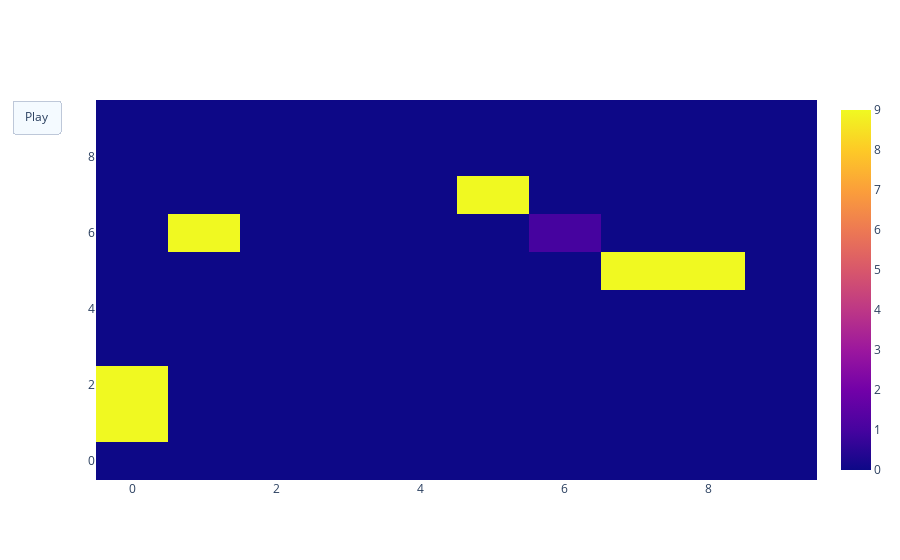

The notebook cell this image was saved under:
### Code cell
fig = go.Figure(data=go.Heatmap(z=heatmaps[0]),
               frames=[go.Frame(data=go.Heatmap(z=heatmaps[i])) for i in range(len(res))])
fig.update_layout(
    updatemenus=[
        dict(type="buttons", visible=True,
        buttons=[dict(label="Play", method="animate", args=[None])]
            )])
fig.show()

### Figure 1 — Plotly figure (JSON) as saved in the notebook; plotly's stock layout.template omitted (floating-point values rounded to 4 significant figures)
{"data": [{"type": "heatmap", "z": [[0, 0, 0, 0, 0, 0, 0, 0, 0, 0], [9, 0, 0, 0, 0, 0, 0, 0, 0, 0], [9, 0, 0, 0, 0, 0, 0, 0, 0, 0], [0, 0, 0, 0, 0, 0, 0, 0, 0, 0], [0, 0, 0, 0, 0, 0, 0, 0, 0, 0], [0, 0, 0, 0, 0, 0, 0, 9, 9, 0], [0, 9, 0, 0, 0, 0, 1, 0, 0, 0], [0, 0, 0, 0, 0, 9, 0, 0, 0, 0], [0, 0, 0, 0, 0, 0, 0, 0, 0, 0], [0, 0, 0, 0, 0, 0, 0, 0, 0, 0]]}], "layout": {"updatemenus": [{"buttons": [{"args": [null], "label": "Play", "method": "animate"}], "type": "buttons", "visible": true}]}}
